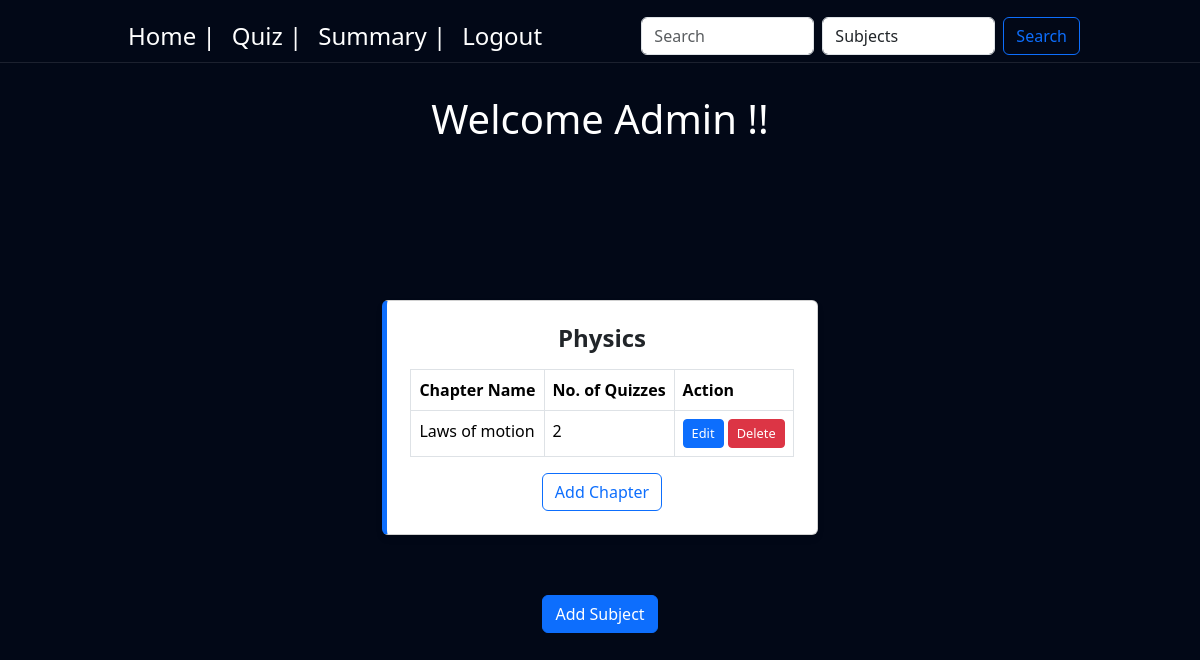
Page /home on the earlier database version.
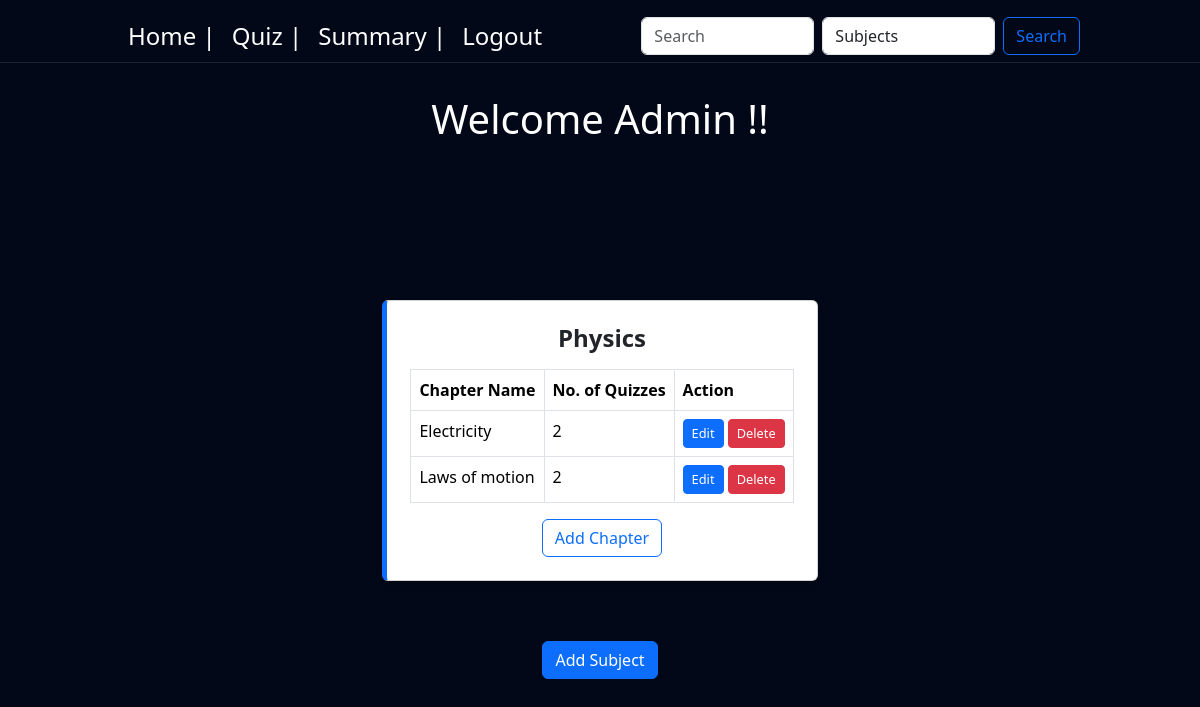
Same page on the later database version.
### controller/models.py (models this page shows)
class Subject(db.Model):
    id = db.Column(db.Integer, primary_key=True, autoincrement=True)
    name = db.Column(db.String(50), unique=True, nullable=False)
    description = db.Column(db.String(50))
    chapters = db.relationship('Chapter', backref='subject', lazy=True)

class Chapter(db.Model):
    id = db.Column(db.Integer, primary_key=True, autoincrement=True)
    name = db.Column(db.String(150), nullable=False)
    description = db.Column(db.String(500))
    subject_id = db.Column(db.Integer, db.ForeignKey('subject.id'), nullable=False)
    quizzes = db.relationship('Quiz', backref='chapter', lazy=True)

### controller/routes.py (the view)
@app.route('/home')
def home():
    subjects = Subject.query.options(db.joinedload(Subject.chapters)).all()
    return render_template('home.html', subjects=subjects)

### templates/home.html (shortened to what this page needs)
<!DOCTYPE html>
<html lang="en">
<head>
    {% block bootstrap_css %}
    <link href="https://cdn.jsdelivr.net/npm/bootstrap@5.3.3/dist/css/bootstrap.min.css" rel="stylesheet"
>
    {% endblock %}
    {% block custom_css %}
    <link rel="stylesheet" href="{{ url_for('static', filename='styles.css') }}">
    {% endblock %}
</head>
<body>
    {% include 'navbar1.html' %}
    <div class="background">
        <div class="heading-sec">
            <h1>Welcome Admin !!</h1>
        </div>
        <div class="subjects-container">
            {% for subject in subjects %}
            <div class="card">
                <div class="card-body">
                    <h5 class="card-title" style="justify-content: center; text-align: center;">{{ subject.name }}</h5>
                    <table class="table table-bordered mt-3">
                        <thead>
                            <tr>
                                <th>Chapter Name</th>
                                <th>No. of Quizzes</th>
                                <th>Action</th>
                            </tr>
                        </thead>
                        <tbody>
                            {% for chapter in subject.chapters %}
                            <tr>
                                <td>{{ chapter.name }}</td>
                                <td>{{ chapter.quizzes|length }}</td>
                                <td>
                                    <a href="{{ url_for('edit_chapter', chapter_id=chapter.id) }}" class="btn btn-sm btn-primary">Edit</a>
                                    <form action="{{ url_for('delete_chapter', chapter_id=chapter.id) }}" method="POST"
                                        style="display:inline;" onsubmit="return confirm('Are you sure you want to delete this chapter?');">
                                        <button type="submit" class="btn btn-sm btn-danger">Delete</button>
                                    </form>
                                </td>
                            </tr>
                            {% endfor %}
                        </tbody>
                    </table>
                    <center><a href="{{ url_for('chapter', subject_id=subject.id) }}" class="btn btn-outline-primary">Add Chapter</a></center>
                </div>
            </div>
            {% endfor %}
        </div>
<center><a href="{{ url_for('subject') }}" class="btn btn-primary">Add Subject</a></center>
    </div>
</body>
</html>

Differences in the rows shown:
added Chapter: name "Electricity", quizzes|length "2"
